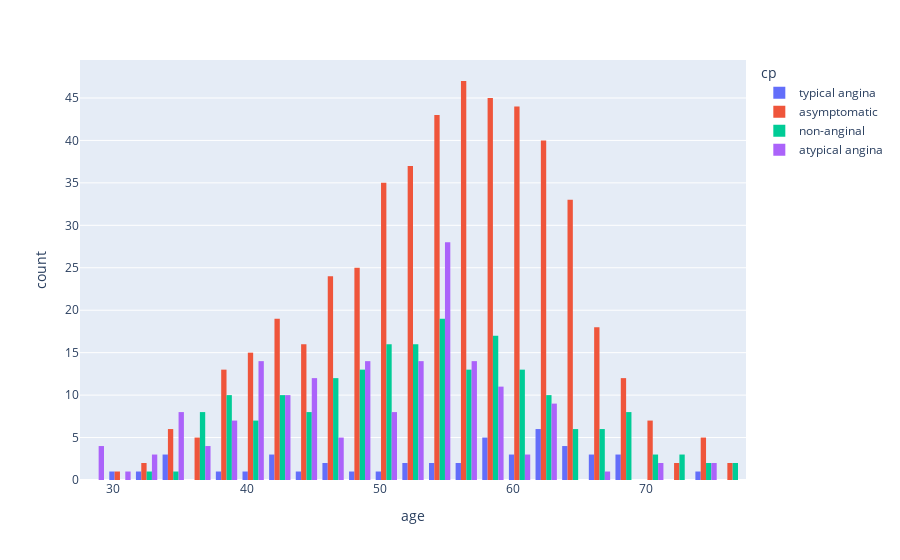

Notebook source saved alongside this figure:
### Code cell
fig=px.histogram(data_frame=df,x='age',color='cp',barmode='group')
fig.show()

### Figure 1 — Plotly figure (JSON) as saved in the notebook; plotly's stock layout.template omitted (floating-point values rounded to 4 significant figures; data arrays with more than 128 entries replaced by an {"elided": "..."} marker saying what was removed)
{"data": [{"alignmentgroup": "True", "bingroup": "x", "hovertemplate": "cp=typical angina<br>age=%{x}<br>count=%{y}<extra></extra>", "legendgroup": "typical angina", "marker": {"color": "#636efa", "pattern": {"shape": ""}}, "name": "typical angina", "offsetgroup": "typical angina", "orientation": "v", "showlegend": true, "type": "histogram", "x": [63, 64, 58, 66, 69, 40, 51, 34, 52, 65, 59, 52, 42, 59, 69, 59, 38, 56, 61, 60, 59, 64, 45, 30, 35, 43, 47, 54, 57, 62, 34, 43, 46, 55, 32, 62, 62, 67, 67, 65, 49, 62, 61, 68, 74, 62], "xaxis": "x", "yaxis": "y"}, {"alignmentgroup": "True", "bingroup": "x", "hovertemplate": "cp=asymptomatic<br>age=%{x}<br>count=%{y}<extra></extra>", "legendgroup": "asymptomatic", "marker": {"color": "#EF553B", "pattern": {"shape": ""}}, "name": "asymptomatic", "offsetgroup": "asymptomatic", "orientation": "v", "showlegend": true, "type": "histogram", "x": {"elided": "496 int values"}, "xaxis": "x", "yaxis": "y"}, {"alignmentgroup": "True", "bingroup": "x", "hovertemplate": "cp=non-anginal<br>age=%{x}<br>count=%{y}<extra></extra>", "legendgroup": "non-anginal", "marker": {"color": "#00cc96", "pattern": {"shape": ""}}, "name": "non-anginal", "offsetgroup": "non-anginal", "orientation": "v", "showlegend": true, "type": "histogram", "x": {"elided": "204 int values"}, "xaxis": "x", "yaxis": "y"}, {"alignmentgroup": "True", "bingroup": "x", "hovertemplate": "cp=atypical angina<br>age=%{x}<br>count=%{y}<extra></extra>", "legendgroup": "atypical angina", "marker": {"color": "#ab63fa", "pattern": {"shape": ""}}, "name": "atypical angina", "offsetgroup": "atypical angina", "orientation": "v", "showlegend": true, "type": "histogram", "x": {"elided": "174 int values"}, "xaxis": "x", "yaxis": "y"}], "layout": {"barmode": "group", "legend": {"title": {"text": "cp"}, "tracegroupgap": 0}, "margin": {"t": 60}, "xaxis": {"anchor": "y", "domain": [0, 1], "title": {"text": "age"}}, "yaxis": {"anchor": "x", "domain": [0, 1], "title": {"text": "count"}}}}
